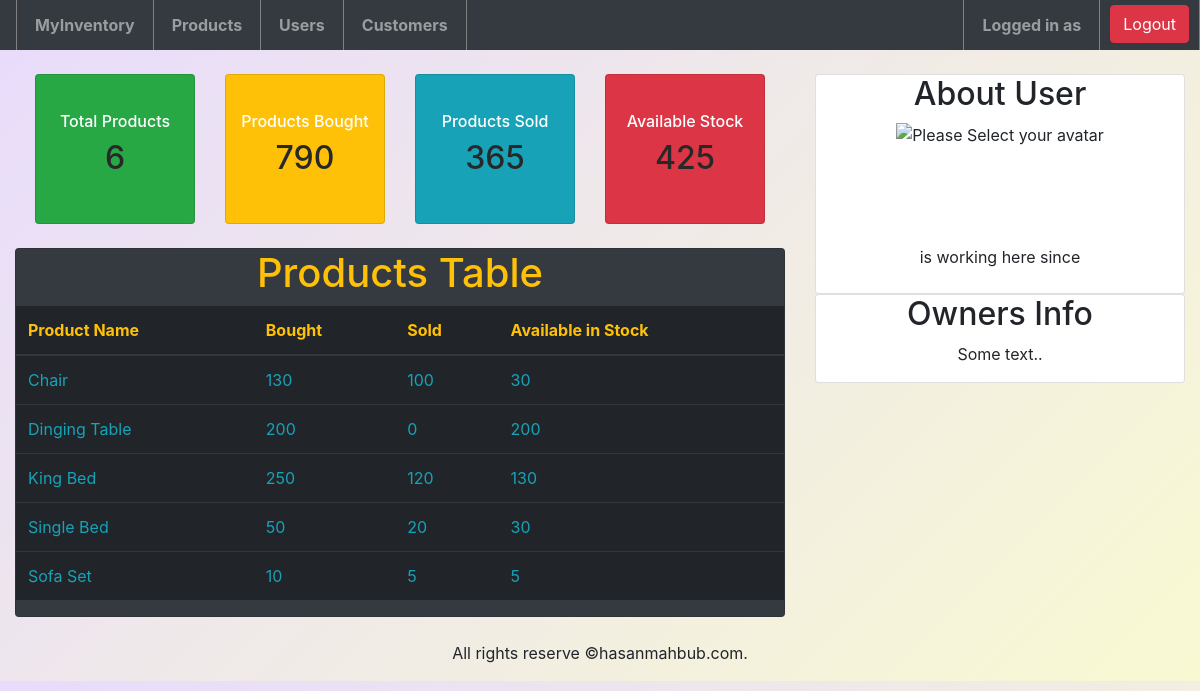
Page /dashboard.php on the committed database.
### tables this page shows
CREATE TABLE `products` (
  `id` int(11) NOT NULL,
  `name` varchar(100) NOT NULL,
  `bought` int(11) NOT NULL DEFAULT 0,
  `sold` int(11) NOT NULL DEFAULT 0,
  `image` varchar(300) NOT NULL,
  `created_at` datetime DEFAULT NULL,
  `updated_at` datetime NOT NULL DEFAULT current_timestamp()
);

### dashboard.php (the view, shortened to what this page needs)
<?php
include './inc/header.php';
?>
<?php
include './inc/navigation.php';
$lastDate = date('Y-m-d', strtotime('-7 days'));
$sql = "SELECT * FROM products WHERE updated_at>'$lastDate'";
$products = $conn->query($sql);
$sql = "SELECT COUNT(*) as total_products FROM products";
$totalProducts = mysqli_fetch_assoc($conn->query($sql));
$sql = "SELECT SUM(bought) as total_bought FROM products";
$totalBoughts = mysqli_fetch_assoc($conn->query($sql));
$sql = "SELECT SUM(sold) as total_sold FROM products";
$totalSold = mysqli_fetch_assoc($conn->query($sql));
 $stockAvailable = $totalBoughts['total_bought']-$totalSold['total_sold'];
?>
<div class="pt-4">
    <div class="row w-100 p-0 m-0" style="padding-top: 40px;">
        <div class="col-8">
            <div class="pb-4">
                <section class="row" style="padding-left: 20px; padding-right: 20px;">
                    <div class="col-3">
                        <div style="height:150px ;" class="card card-green bg-success text-white
                         d-flex justify-content-center align-items-center flex-column
                        ">
                            <h6>Total Products </h6>
                            <h2 style="color: #282828; text-align: center;">
                               <?php echo $totalProducts['total_products'];  ?>
                           </h2>
                        </div>
                    </div>
                    <div class="col-3">
                        <div style="height:150px ;" class="card card-yellow bg-warning text-white
                         d-flex justify-content-center align-items-center flex-column
                        ">
                            <h6>Products Bought </h6>
                            <h2 style="color: #282828; text-align: center;">
                               <?php  echo $totalBoughts['total_bought']; ?>
                            </h2>
                        </div>
                    </div>
                    <div class="col-3 ">
                        <div style="height:150px ;" class="card card-blue bg-info text-white
                          d-flex justify-content-center align-items-center flex-column
                        ">
                            <h6>Products Sold </h6>
                            <h2 style="color: #282828; text-align: center;">
                              <?php  echo $totalSold['total_sold']; ?>
                            </h2>
                        </div>
                    </div>
                    <div class="col-3">
                        <div style="height:150px ;" class="card card-red bg-danger text-white
                          d-flex justify-content-center align-items-center flex-column
                        ">
                            <h6>Available Stock </h6>
                            <h2 style="color: #282828; text-align: center;">
                               <?php  echo $stockAvailable;  ?>
                            </h2>
                        </div>
                    </div>
                </section>
            </div>
            <div class="card bg-dark">
                <div class="table_container">
                    <h1 class="text-warning" style="text-align: center;">Products Table</h1>
                    <div class="table-responsive">
                        <table class="table table-dark" id="table" data-toggle="table" data-search="true" data-filter-control="true" data-show-export="true" data-click-to-select="true" data-toolbar="#toolbar">
                            <thead class="thead text-warning">
                                <tr>
                                    <th data-field="date" data-filter-control="select" data-sortable="true">Product Name</th>
                                    <th data-field="examen" data-filter-control="select" data-sortable="true"> Bought</th>
                                    <th data-field="note" data-sortable="true">Sold</th>
                                    <th data-field="note" data-sortable="true">Available in Stock</th>
                                </tr>
                            </thead>
                            <tbody class="text-info">
                                <?php
                                if(mysqli_num_rows($products) > 0){{
                                    while ($row = mysqli_fetch_assoc($products)) {
                                    $stock = $row['bought'] - $row['sold'];
                                       ?>
                                    <tr>
                                        <td class="text-capitalize"><?php echo $row['name']; ?></td>
                                        <td class=""><?php echo $row['bought']; ?></td>
                                        <td class=""><?php echo $row['sold']; ?></td>
                                        <td class=""><?php echo $stock; ?></td>
                                    </tr>
                                    <?php
                                    }
                                }}
                                ?>
                            </tbody>
                        </table>
                    </div>
                </div>
            </div>
        </div>
        <div class="col-4">
            <div class="card  text-center">
                <h2>About User</h2>
                <div style="height:100px;"><img src="<?php
                                                        ?>" height="100px;" width="100px;" class="img-circle" alt="Please Select your avatar"></div>
                <p>
                     is working here since
                </p>
            </div>
            <div class="card text-center">
                <h2>Owners Info</h2>
                <p>Some text..</p>
            </div>
        </div>
    </div>
</div>
<?php
include './inc/footer.php';
?>

### css/style.css (style rules this page uses)
body { background-color: #f8f9d2; background-image: linear-gradient(315deg, #f8f9d2 0%, #e8dbfc 100%); }

### rows in the picture
products: name "Chair", bought "130", sold "100", stock "30"
products: name "Dinging Table", bought "200", sold "0"
products: name "King Bed", bought "250", sold "120", stock "130"
products: name "Single Bed", bought "50", sold "20", stock "30"
products: name "Sofa Set", bought "10", sold "5"

### other values in the picture
$totalProducts['total_products'] "6"
$totalBoughts['total_bought'] "790"
$totalSold['total_sold'] "365"
$stockAvailable "425"
